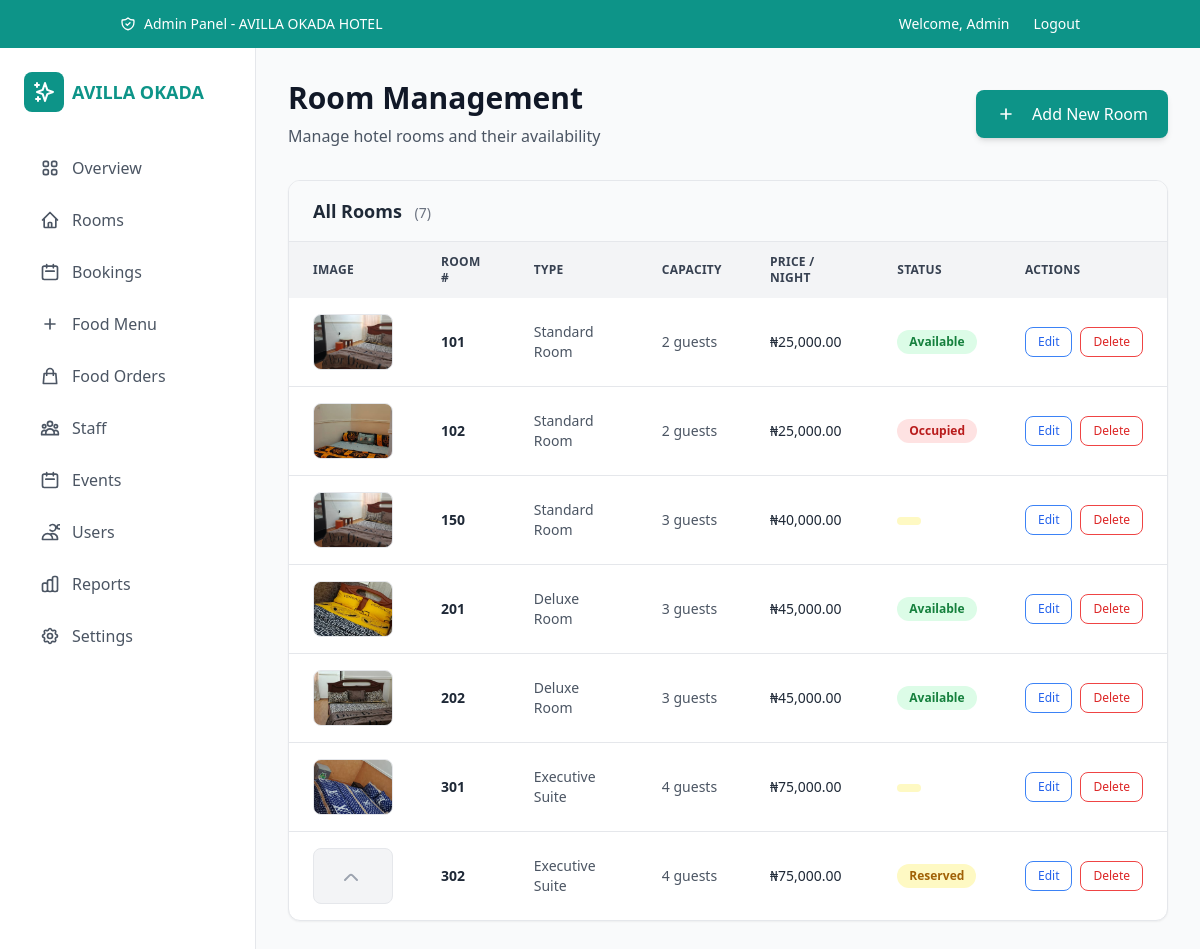
/admin/rooms.php (signed in), run on the app's committed database.
### tables this page shows
CREATE TABLE `rooms` (
  `room_id` int(11) NOT NULL,
  `room_number` varchar(10) NOT NULL,
  `room_type` enum('Standard Room','Deluxe Room','Executive Suite') NOT NULL,
  `capacity` int(11) NOT NULL,
  `price_per_night` decimal(10,2) NOT NULL,
  `status` enum('available','occupied','maintenance','reserved','unavailable') DEFAULT 'available',
  `description` text DEFAULT NULL,
  `amenities` longtext DEFAULT NULL CHECK (json_valid(`amenities`)),
  `features` longtext DEFAULT NULL CHECK (json_valid(`features`)),
  `image_url` varchar(255) DEFAULT NULL,
  `created_date` timestamp NOT NULL DEFAULT current_timestamp(),
  `last_updated` timestamp NOT NULL DEFAULT current_timestamp() ON UPDATE current_timestamp()
);

### config/database.php (called while the page is built, shortened)
<?php
function formatCurrency($amount) {
    return '₦' . number_format($amount, 2);
}
?>

### admin/rooms.php (the view, shortened to what this page needs)
<?php
require_once '../config/database.php';
try {
    $stmt = $pdo->query("SELECT * FROM rooms WHERE status != 'unavailable' ORDER BY room_number ASC");
    $rooms = $stmt->fetchAll();
} catch(PDOException $e) {
    $rooms = [];
    error_log('Error fetching rooms: ' . $e->getMessage());
}
require_once 'admin-header.php';
?>
<div id="rooms" class="tab-content p-8">
    <div class="flex justify-between items-center mb-8">
        <div>
            <h1 class="text-3xl font-bold text-gray-900 mb-2">Room Management</h1>
            <p class="text-gray-600">Manage hotel rooms and their availability</p>
        </div>
        <button onclick="openAddRoomModal()" class="btn-primary outline-none flex items-center gap-2 bg-teal-600 hover:bg-teal-700 p-[12px_20px] rounded-lg text-white font-medium shadow-md hover:shadow-lg transition">
            <svg class="h-5 w-5 mr-2" fill="none" stroke="currentColor" viewBox="0 0 24 24">
                <path stroke-linecap="round" stroke-linejoin="round" stroke-width="2" d="M12 6v6m0 0v6m0-6h6m-6 0H6"/>
            </svg>
            Add New Room
        </button>
    </div>
    <div class="bg-white rounded-xl shadow-sm border border-gray-200 overflow-hidden">
    <div class="px-6 py-4 flex items-center justify-between border-b border-gray-200 bg-gray-50">
        <h3 class="text-lg font-semibold text-gray-800">
            All Rooms
            <span class="ml-2 text-sm font-medium text-gray-500">
                (<?php echo count($rooms); ?>)
            </span>
        </h3>
    </div>
    <div class="overflow-x-auto">
        <table class="min-w-full text-sm">
            <thead class="bg-gray-100 text-gray-700 uppercase text-xs tracking-wide">
                <tr>
                    <th class="px-6 py-3 text-left">Image</th>
                    <th class="px-6 py-3 text-left">Room #</th>
                    <th class="px-6 py-3 text-left">Type</th>
                    <th class="px-6 py-3 text-left">Capacity</th>
                    <th class="px-6 py-3 text-left">Price / Night</th>
                    <th class="px-6 py-3 text-left">Status</th>
                    <th class="px-6 py-3 text-left">Actions</th>
                </tr>
            </thead>
            <tbody class="divide-y divide-gray-200">
            <?php if (empty($rooms)): ?>
                <tr>
                    <td colspan="7" class="px-6 py-12 text-center text-gray-500">
                        <svg class="h-14 w-14 mx-auto mb-4 text-gray-400" fill="none" stroke="currentColor" viewBox="0 0 24 24">
                            <path stroke-linecap="round" stroke-linejoin="round" stroke-width="2"
                                  d="M19 21V5a2 2 0 00-2-2H7a2 2 0 00-2 2v16m14 0h2m-2 0h-5m-9 0H3m2 0h5"/>
                        </svg>
                        <p class="font-medium">No rooms found</p>
                        <p class="text-sm text-gray-400">Add your first room to get started</p>
                    </td>
                </tr>
            <?php else: ?>
                <?php foreach ($rooms as $room): ?>
                    <tr class="hover:bg-gray-50 transition">
                        <td class="px-6 py-4">
                            <?php if ($room['image_url']): ?>
                                <img src="../<?php echo htmlspecialchars($room['image_url']); ?>"
                                     alt="Room <?php echo htmlspecialchars($room['room_number']); ?>"
                                     class="w-20 h-14 rounded-lg object-cover border">
                            <?php else: ?>
                                <div class="w-20 h-14 flex items-center justify-center rounded-lg bg-gray-100 border">
                                    <svg class="h-6 w-6 text-gray-400" fill="none" stroke="currentColor" viewBox="0 0 24 24">
                                        <path stroke-linecap="round" stroke-linejoin="round" stroke-width="2"
                                              d="M4 16l4.586-4.586a2 2 0 012.828 0L16 16"/>
                                    </svg>
                                </div>
                            <?php endif; ?>
                        </td>
                        <td class="px-6 py-4 font-semibold text-gray-800">
                            <?php echo htmlspecialchars($room['room_number']); ?>
                        </td>
                        <td class="px-6 py-4 text-gray-600">
                            <?php echo htmlspecialchars($room['room_type']); ?>
                        </td>
                        <td class="px-6 py-4 text-gray-600">
                            <?php echo $room['capacity']; ?> guests
                        </td>
                        <td class="px-6 py-4 font-medium text-gray-800">
                            <?php echo formatCurrency($room['price_per_night']); ?>
                        </td>
                        <td class="px-6 py-4">
                            <span class="inline-flex items-center px-3 py-1 rounded-full text-xs font-semibold
                                <?php echo $room['status'] === 'available'
                                    ? 'bg-green-100 text-green-700'
                                    : ($room['status'] === 'occupied'
                                        ? 'bg-red-100 text-red-700'
                                        : 'bg-yellow-100 text-yellow-700'); ?>">
                                <?php echo ucfirst($room['status']); ?>
                            </span>
                        </td>
                        <td class="px-6 py-4">
                            <div class="flex gap-2">
                                <button
                                    onclick="editRoom(<?php echo $room['room_id']; ?>, '<?php echo htmlspecialchars($room['room_number']); ?>', '<?php echo htmlspecialchars($room['room_type']); ?>', <?php echo $room['capacity']; ?>, <?php echo $room['price_per_night']; ?>, '<?php echo htmlspecialchars($room['description']); ?>', '<?php echo $room['status']; ?>', '<?php echo $room['amenities'] ?? '[]'; ?>', '<?php echo $room['features'] ?? '[]'; ?>', '<?php echo htmlspecialchars($room['image_url']); ?>')"
                                    class="px-3 py-1.5 text-xs rounded-lg border border-blue-500 text-blue-600
                                           hover:bg-blue-500 hover:text-white transition">
                                    Edit
                                </button>
                                <button
                                    onclick="deleteRoom(<?php echo $room['room_id']; ?>, '<?php echo htmlspecialchars($room['room_number']); ?>')"
                                    class="px-3 py-1.5 text-xs rounded-lg border border-red-500 text-red-600
                                           hover:bg-red-500 hover:text-white transition">
                                    Delete
                                </button>
                            </div>
                        </td>
                    </tr>
                <?php endforeach; ?>
            <?php endif; ?>
            </tbody>
        </table>
    </div>
</div>
</div>
<?php require_once 'admin-footer.php'; ?>

### shared-styles.css (style rules this page uses)
.btn-primary { @apply bg-teal-600 text-white px-6 py-3 rounded-lg hover:bg-teal-700 transition-colors font-semibold; }

### data on the page
rooms: image_url (picture), room_number "101", room_type "Standard Room", capacity "2", price_per_night "₦25,000.00", status "Available"
rooms: image_url (picture), room_number "102", room_type "Standard Room", capacity "2", price_per_night "₦25,000.00", status "Occupied"
rooms: image_url (picture), room_number "150", room_type "Standard Room", capacity "3", price_per_night "₦40,000.00"
rooms: image_url (picture), room_number "201", room_type "Deluxe Room", capacity "3", price_per_night "₦45,000.00", status "Available"
rooms: image_url (picture), room_number "202", room_type "Deluxe Room", capacity "3", price_per_night "₦45,000.00", status "Available"
rooms: image_url (picture), room_number "301", room_type "Executive Suite", capacity "4", price_per_night "₦75,000.00"
rooms: room_number "302", room_type "Executive Suite", capacity "4", price_per_night "₦75,000.00", status "Reserved"

### other printed values
$user['first_name'] "Admin"
count($rooms) "7"
